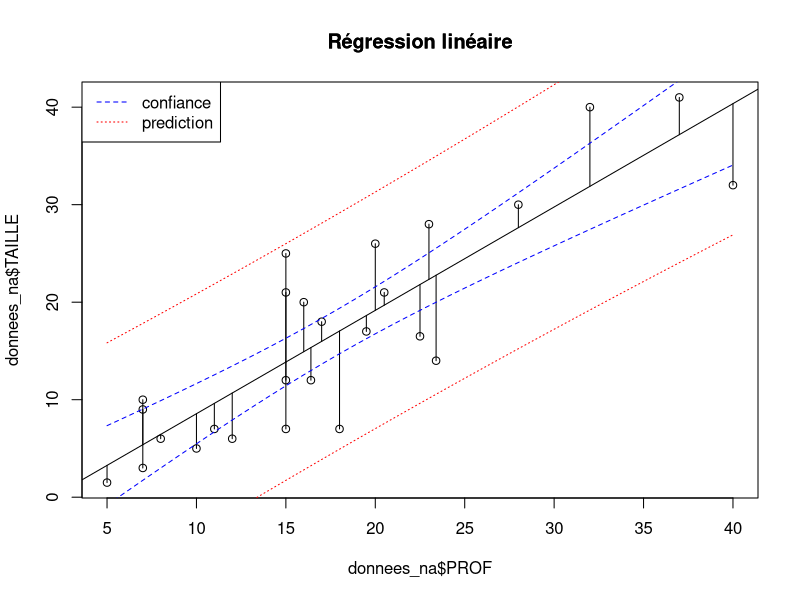
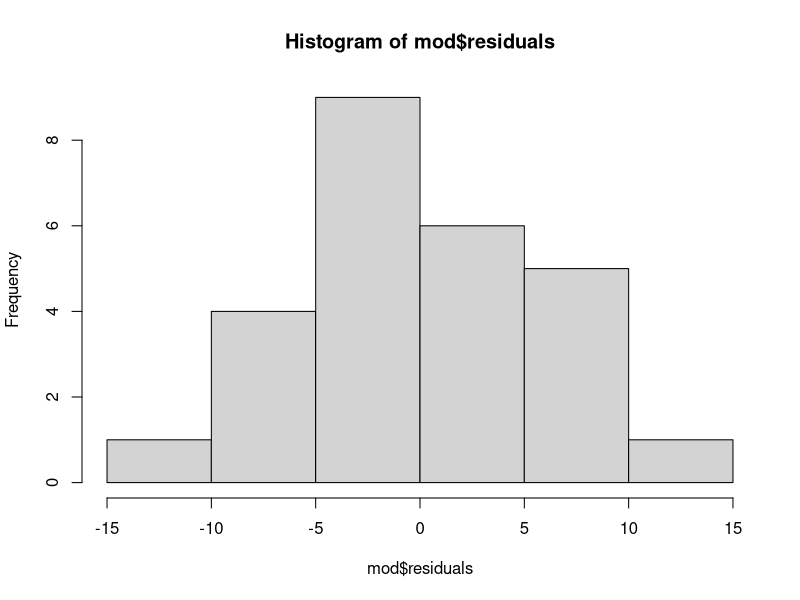
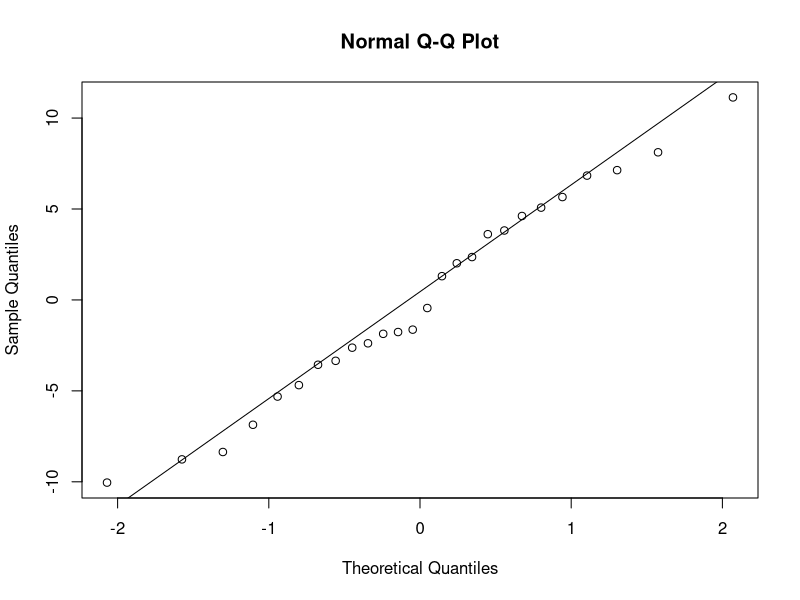
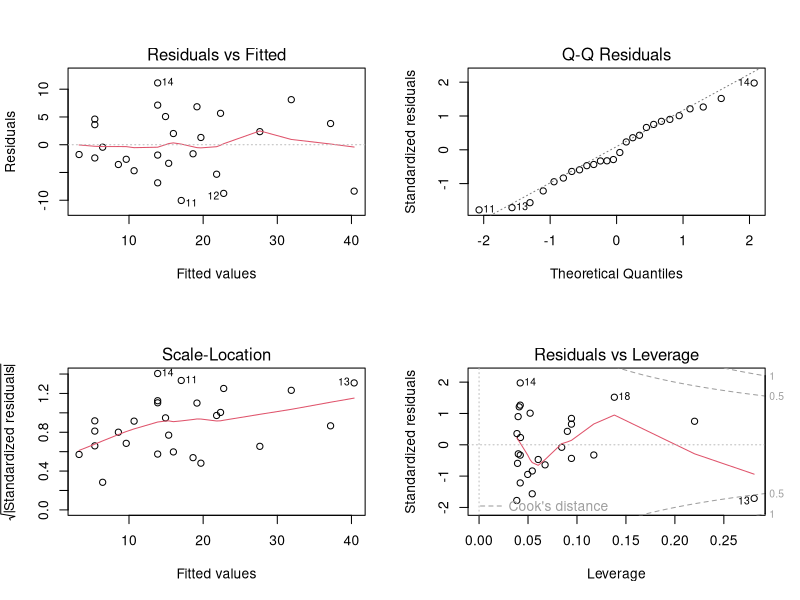

Here is the R script that generated these plots, in order:
## ---- chunk 1
knitr::opts_chunk$set(echo = TRUE)

knitr::opts_knit$set(root.dir = normalizePath("C:/Users/Miquel Pons/Documents/starter-blog/static/files"))

knitr::kable
table <- function(data) { knitr::kable(data) }

## ---- chunk 2
library(dplyr)
library(tidyr)

## ---- chunk 3
#on importe les données
donnees<-read.csv2('donnees.csv',header=TRUE,sep=';')

#Selectionner la variable expliquée et la (ou les) variables explicatives
names(donnees)
donnees_filt<-donnees %>%
 dplyr::select(TAILLE, PROF) 

#supprimer les lignes avec valeurs manquantes, fonction drop_na du package 'tidyr'
donnees_na <- donnees_filt %>% drop_na(TAILLE, PROF)

## ---- chunk 4
summary(donnees_na)

## ---- chunk 5
donnees_na$PROF<-as.numeric(donnees_na$PROF)
donnees_na$TAILLE<-as.numeric(donnees_na$TAILLE)

class(donnees_na$PROF)
## ---- chunk 6
#régression linéaire avec fonction lm (?lm pour l'aide R)
mod<-lm(TAILLE~PROF, donnees_na)
#visualiser les données
plot(donnees_na$PROF, donnees_na$TAILLE)
abline(mod)
title("Régression linéaire")
summary(mod)
#visualiser les résidus, étant la distance des points par rapport au modèle
segments(donnees_na$PROF,fitted(mod),donnees_na$PROF, donnees_na$TAILLE)
#frame valeurs taille
min(donnees_na$PROF)
max(donnees_na$PROF)
pred.frame<-data.frame(PROF= 5:40)
#predict permet des predictions d'après les résultats du modèle
pc<-predict(mod, interval="confidence", newdata=pred.frame)
pp<-predict(mod, interval="prediction", newdata=pred.frame)
#valeur des intervalles de confiance haut et bas [,2:3]. lty le type de ligne tracés
matlines(pred.frame, pc[,2:3], lty=c(2,2), col="blue")
matlines(pred.frame, pp[,2:3], lty=c(3,3), col="red")
#légende des matlines
legend("topleft",c("confiance","prediction"),lty=c(2,3), col=c("blue","red"))
title("Régression linéaire")
## ---- chunk 7
summary(mod)
## ---- chunk 8
cor(donnees_na$PROF, donnees_na$TAILLE)
## ---- chunk 9
hist(mod$residuals)

## ---- chunk 10
qqnorm(mod$residuals)
qqline(mod$residuals)

## ---- chunk 11
shapiro.test(mod$residuals)
## ---- chunk 12
par(mfrow=c(2,2)) #rentrer 4 plots 2x2
plot(mod)
## ---- chunk 13
library(lmtest)
library(car)
## ---- chunk 14
lmtest::bptest(mod)
car::ncvTest(mod)
